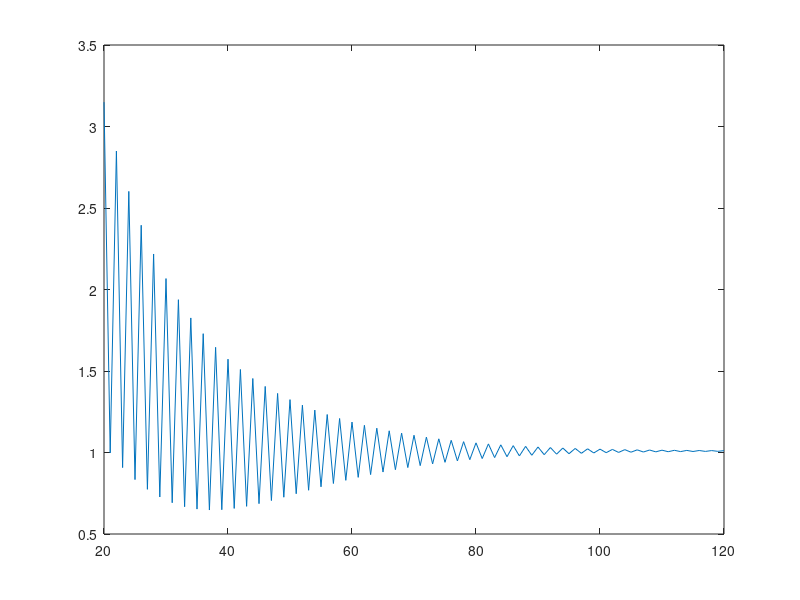

Recreate this plot in MATLAB.
clear

function y = f(x)
  y = 1/(sqrt(2*pi))* e ^ -((1/2)*x^2);
end


function t = trapezoid_rule(a,b,n)
  t = 0;
  x = linspace(a,b,n);
  h = x(2)-x(1);
  for i = 1:length(x)-1
    t = t + (h/2 * (f(x(i)) + f(x(i+1))));
  end
end

function s = simpson_rule(a,b,n)
  s = 0;
  x = linspace(a,b,n);
  h = x(2)-x(1);
  for i = 1:length(x)-1
    s = s + (f(x(i)) + 4* f((x(i)+x(i+1))/2) + f(x(i+1)));
  end
  s = s * h/6;
end


function r = rule38(a,b,n)
  r = 0;
  x = linspace(a,b,n);
  h = x(2)-x(1);
  for i = 1:length(x)-1
    r = r + ( f(x(i)) + 3* f(((x(i) + x(i+1))*(4/3)/3)) + 3* f(((x(i) + x(i+1))*(5/3))/3) + f(x(i+1)));
  end
  r = r * h/8;
end


a = -100;
b = 100;

for i = 20:120
  simpson(i) = simpson_rule(a,b,i);
  trapezoid(i) = trapezoid_rule(a,b,i);
  rule(i) = rule38(a,b,i);
end

x = 20:1:120;
plot(x,trapezoid(20:120));
plot(x,simpson(20:120));
plot(x,rule(20:120));

trapezoid_rule(a,b,500)
simpson_rule(a,b,500)
rule38(a,b,500)
